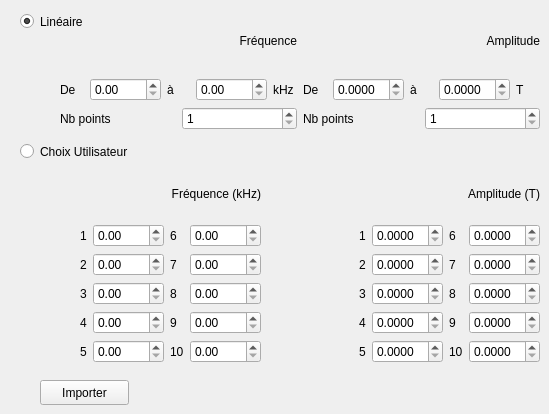
   <widget class="QWidget" name="tab_mesure_auto">
    <attribute name="title">
     <string>Auto</string>
    </attribute>
    <widget class="QWidget" name="gridLayoutWidget_4">
     <property name="geometry">
      <rect>
       <x>60</x>
       <y>10</y>
       <width>480</width>
       <height>120</height>
      </rect>
     </property>
     <layout class="QGridLayout" name="gridLayout_4">
      <property name="sizeConstraint">
       <enum>QLayout::SetDefaultConstraint</enum>
      </property>
      <item row="1" column="2">
       <layout class="QGridLayout" name="gridLayout_6">
        <item row="0" column="3">
         <widget class="QDoubleSpinBox" name="Ampli_Spin_fin">
          <property name="decimals">
           <number>4</number>
          </property>
         </widget>
        </item>
        <item row="0" column="0">
         <widget class="QLabel" name="label_4">
          <property name="text">
           <string>De</string>
          </property>
         </widget>
        </item>
        <item row="0" column="2">
         <widget class="QLabel" name="label_5">
          <property name="text">
           <string>à</string>
          </property>
         </widget>
        </item>
        <item row="0" column="1">
         <widget class="QDoubleSpinBox" name="Ampli_Spin_depart">
          <property name="decimals">
           <number>4</number>
          </property>
         </widget>
        </item>
        <item row="0" column="4">
         <widget class="QLabel" name="label_6">
          <property name="text">
           <string>T</string>
          </property>
         </widget>
        </item>
       </layout>
      </item>
      <item row="1" column="1">
       <layout class="QGridLayout" name="gridLayout_5">
        <item row="0" column="3">
         <widget class="QDoubleSpinBox" name="Freq_Spin_fin">
          <property name="maximum">
           <double>9999.989999999999782</double>
          </property>
         </widget>
        </item>
        <item row="0" column="2">
         <widget class="QLabel" name="label">
          <property name="text">
           <string>à</string>
          </property>
         </widget>
        </item>
        <item row="0" column="4">
         <widget class="QLabel" name="label_3">
          <property name="text">
           <string>kHz</string>
          </property>
         </widget>
        </item>
        <item row="0" column="1">
         <widget class="QDoubleSpinBox" name="Freq_Spin_depart">
          <property name="maximum">
           <double>9999.989999999999782</double>
          </property>
         </widget>
        </item>
        <item row="0" column="0">
         <widget class="QLabel" name="label_2">
          <property name="text">
           <string>De</string>
          </property>
         </widget>
        </item>
       </layout>
      </item>
      <item row="0" column="1">
       <widget class="QLabel" name="label_29">
        <property name="text">
         <string>Fréquence</string>
        </property>
        <property name="alignment">
         <set>Qt::AlignRight|Qt::AlignTrailing|Qt::AlignVCenter</set>
        </property>
        <property name="margin">
         <number>6</number>
        </property>
       </widget>
      </item>
      <item row="0" column="2">
       <widget class="QLabel" name="label_24">
        <property name="text">
         <string>Amplitude</string>
        </property>
        <property name="alignment">
         <set>Qt::AlignRight|Qt::AlignTrailing|Qt::AlignVCenter</set>
        </property>
        <property name="margin">
         <number>6</number>
        </property>
       </widget>
      </item>
      <item row="2" column="1">
       <layout class="QHBoxLayout" name="horizontalLayout">
        <item>
         <widget class="QLabel" name="label_9">
          <property name="text">
           <string>Nb points</string>
          </property>
         </widget>
        </item>
        <item>
         <widget class="QSpinBox" name="Freq_Spin_pt">
          <property name="minimum">
           <number>1</number>
          </property>
          <property name="maximum">
           <number>10</number>
          </property>
         </widget>
        </item>
       </layout>
      </item>
      <item row="2" column="2">
       <layout class="QHBoxLayout" name="horizontalLayout_2">
        <item>
         <widget class="QLabel" name="label_28">
          <property name="text">
           <string>Nb points</string>
          </property>
         </widget>
        </item>
        <item>
         <widget class="QSpinBox" name="Ampli_Spin_pt">
          <property name="minimum">
           <number>1</number>
          </property>
          <property name="maximum">
           <number>10</number>
          </property>
         </widget>
        </item>
       </layout>
      </item>
     </layout>
    </widget>
    <widget class="QRadioButton" name="Radio_Lineaire">
     <property name="geometry">
      <rect>
       <x>20</x>
       <y>10</y>
       <width>112</width>
       <height>23</height>
      </rect>
     </property>
     <property name="layoutDirection">
      <enum>Qt::LeftToRight</enum>
     </property>
     <property name="text">
      <string>Linéaire</string>
     </property>
     <property name="checked">
      <bool>true</bool>
     </property>
    </widget>
    <widget class="QRadioButton" name="Radio_Utilisateur">
     <property name="geometry">
      <rect>
       <x>20</x>
       <y>140</y>
       <width>141</width>
       <height>23</height>
      </rect>
     </property>
     <property name="text">
      <string>Choix Utilisateur</string>
     </property>
    </widget>
    <widget class="QWidget" name="gridLayoutWidget_7">
     <property name="geometry">
      <rect>
       <x>80</x>
       <y>170</y>
       <width>460</width>
       <height>193</height>
      </rect>
     </property>
     <layout class="QGridLayout" name="gridLayout_7">
      <property name="sizeConstraint">
       <enum>QLayout::SetDefaultConstraint</enum>
      </property>
      <item row="0" column="0">
       <widget class="QLabel" name="label_30">
        <property name="text">
         <string>Fréquence (kHz)</string>
        </property>
        <property name="alignment">
         <set>Qt::AlignRight|Qt::AlignTrailing|Qt::AlignVCenter</set>
        </property>
        <property name="margin">
         <number>6</number>
        </property>
       </widget>
      </item>
      <item row="0" column="2">
       <widget class="QLabel" name="label_27">
        <property name="text">
         <string>Amplitude (T)</string>
        </property>
        <property name="alignment">
         <set>Qt::AlignRight|Qt::AlignTrailing|Qt::AlignVCenter</set>
        </property>
        <property name="margin">
         <number>6</number>
        </property>
       </widget>
      </item>
      <item row="1" column="0">
       <layout class="QGridLayout" name="gridLayout_8">
        <item row="1" column="1">
         <widget class="QDoubleSpinBox" name="Freq_Spin_2">
          <property name="maximum">
           <double>9999.989999999999782</double>
          </property>
         </widget>
        </item>
        <item row="1" column="3">
         <widget class="QDoubleSpinBox" name="Freq_Spin_7">
          <property name="maximum">
           <double>9999.989999999999782</double>
          </property>
         </widget>
        </item>
        <item row="3" column="0">
         <widget class="QLabel" name="label_34">
          <property name="text">
           <string>4</string>
          </property>
         </widget>
        </item>
        <item row="1" column="0">
         <widget class="QLabel" name="label_32">
          <property name="text">
           <string>2</string>
          </property>
         </widget>
        </item>
        <item row="0" column="1">
         <widget class="QDoubleSpinBox" name="Freq_Spin_1">
          <property name="maximum">
           <double>9999.989999999999782</double>
          </property>
         </widget>
        </item>
        <item row="0" column="3">
         <widget class="QDoubleSpinBox" name="Freq_Spin_6">
          <property name="maximum">
           <double>9999.989999999999782</double>
          </property>
         </widget>
        </item>
        <item row="0" column="2">
         <widget class="QLabel" name="label_8">
          <property name="text">
           <string>6</string>
          </property>
         </widget>
        </item>
        <item row="2" column="0">
         <widget class="QLabel" name="label_33">
          <property name="text">
           <string>3</string>
          </property>
         </widget>
        </item>
        <item row="0" column="0">
         <widget class="QLabel" name="label_7">
          <property name="text">
           <string>1</string>
          </property>
         </widget>
        </item>
        <item row="1" column="2">
         <widget class="QLabel" name="label_31">
          <property name="text">
           <string>7</string>
          </property>
         </widget>
        </item>
        <item row="4" column="0">
         <widget class="QLabel" name="label_35">
          <property name="text">
           <string>5</string>
          </property>
         </widget>
        </item>
        <item row="2" column="2">
         <widget class="QLabel" name="label_36">
          <property name="text">
           <string>8</string>
          </property>
         </widget>
        </item>
        <item row="3" column="2">
         <widget class="QLabel" name="label_37">
          <property name="text">
           <string>9</string>
          </property>
         </widget>
        </item>
        <item row="4" column="2">
         <widget class="QLabel" name="label_38">
          <property name="text">
           <string>10</string>
          </property>
         </widget>
        </item>
        <item row="2" column="1">
         <widget class="QDoubleSpinBox" name="Freq_Spin_3">
          <property name="maximum">
           <double>9999.989999999999782</double>
          </property>
         </widget>
        </item>
        <item row="3" column="1">
         <widget class="QDoubleSpinBox" name="Freq_Spin_4">
          <property name="maximum">
           <double>9999.989999999999782</double>
          </property>
         </widget>
        </item>
        <item row="4" column="1">
         <widget class="QDoubleSpinBox" name="Freq_Spin_5">
          <property name="maximum">
           <double>9999.989999999999782</double>
          </property>
         </widget>
        </item>
        <item row="2" column="3">
         <widget class="QDoubleSpinBox" name="Freq_Spin_8">
          <property name="maximum">
           <double>9999.989999999999782</double>
          </property>
         </widget>
        </item>
        <item row="3" column="3">
         <widget class="QDoubleSpinBox" name="Freq_Spin_9">
          <property name="decimals">
           <number>2</number>
          </property>
          <property name="maximum">
           <double>9999.989999999999782</double>
          </property>
         </widget>
        </item>
        <item row="4" column="3">
         <widget class="QDoubleSpinBox" name="Freq_Spin_10">
          <property name="maximum">
           <double>9999.989999999999782</double>
          </property>
         </widget>
        </item>
       </layout>
      </item>
      <item row="1" column="2">
       <layout class="QGridLayout" name="gridLayout_10">
        <item row="1" column="1">
         <widget class="QDoubleSpinBox" name="Ampli_Spin_2">
          <property name="decimals">
           <number>4</number>
          </property>
         </widget>
        </item>
        <item row="1" column="3">
         <widget class="QDoubleSpinBox" name="Ampli_Spin_7">
          <property name="decimals">
           <number>4</number>
          </property>
         </widget>
        </item>
        <item row="3" column="0">
         <widget class="QLabel" name="label_39">
          <property name="text">
           <string>4</string>
          </property>
         </widget>
        </item>
        <item row="1" column="0">
         <widget class="QLabel" name="label_40">
          <property name="text">
           <string>2</string>
          </property>
         </widget>
        </item>
        <item row="0" column="1">
         <widget class="QDoubleSpinBox" name="Ampli_Spin_1">
          <property name="decimals">
           <number>4</number>
          </property>
         </widget>
        </item>
        <item row="0" column="3">
         <widget class="QDoubleSpinBox" name="Ampli_Spin_6">
          <property name="decimals">
           <number>4</number>
          </property>
         </widget>
        </item>
        <item row="0" column="2">
         <widget class="QLabel" name="label_41">
          <property name="text">
           <string>6</string>
          </property>
         </widget>
        </item>
        <item row="2" column="0">
         <widget class="QLabel" name="label_42">
          <property name="text">
           <string>3</string>
          </property>
         </widget>
        </item>
        <item row="0" column="0">
         <widget class="QLabel" name="label_43">
          <property name="text">
           <string>1</string>
          </property>
         </widget>
        </item>
        <item row="1" column="2">
         <widget class="QLabel" name="label_44">
          <property name="text">
           <string>7</string>
          </property>
         </widget>
        </item>
        <item row="4" column="0">
         <widget class="QLabel" name="label_45">
          <property name="text">
           <string>5</string>
          </property>
         </widget>
        </item>
        <item row="2" column="2">
         <widget class="QLabel" name="label_46">
          <property name="text">
           <string>8</string>
          </property>
         </widget>
        </item>
        <item row="3" column="2">
         <widget class="QLabel" name="label_47">
          <property name="text">
           <string>9</string>
          </property>
         </widget>
        </item>
        <item row="4" column="2">
         <widget class="QLabel" name="label_48">
          <property name="text">
           <string>10</string>
          </property>
         </widget>
        </item>
        <item row="2" column="1">
         <widget class="QDoubleSpinBox" name="Ampli_Spin_3">
          <property name="decimals">
           <number>4</number>
          </property>
         </widget>
        </item>
        <item row="3" column="1">
         <widget class="QDoubleSpinBox" name="Ampli_Spin_4">
          <property name="decimals">
           <number>4</number>
          </property>
         </widget>
        </item>
        <item row="4" column="1">
         <widget class="QDoubleSpinBox" name="Ampli_Spin_5">
          <property name="decimals">
           <number>4</number>
          </property>
         </widget>
        </item>
        <item row="2" column="3">
         <widget class="QDoubleSpinBox" name="Ampli_Spin_8">
          <property name="decimals">
           <number>4</number>
          </property>
         </widget>
        </item>
        <item row="3" column="3">
         <widget class="QDoubleSpinBox" name="Ampli_Spin_9">
          <property name="decimals">
           <number>4</number>
          </property>
         </widget>
        </item>
        <item row="4" column="3">
         <widget class="QDoubleSpinBox" name="Ampli_Spin_10">
          <property name="decimals">
           <number>4</number>
          </property>
         </widget>
        </item>
       </layout>
      </item>
      <item row="0" column="1">
       <widget class="QLabel" name="label_49">
        <property name="text">
         <string/>
        </property>
       </widget>
      </item>
     </layout>
    </widget>
    <widget class="QPushButton" name="import_sequence_button">
     <property name="geometry">
      <rect>
       <x>40</x>
       <y>380</y>
       <width>89</width>
       <height>25</height>
      </rect>
     </property>
     <property name="text">
      <string>Importer</string>
     </property>
    </widget>
   </widget>
